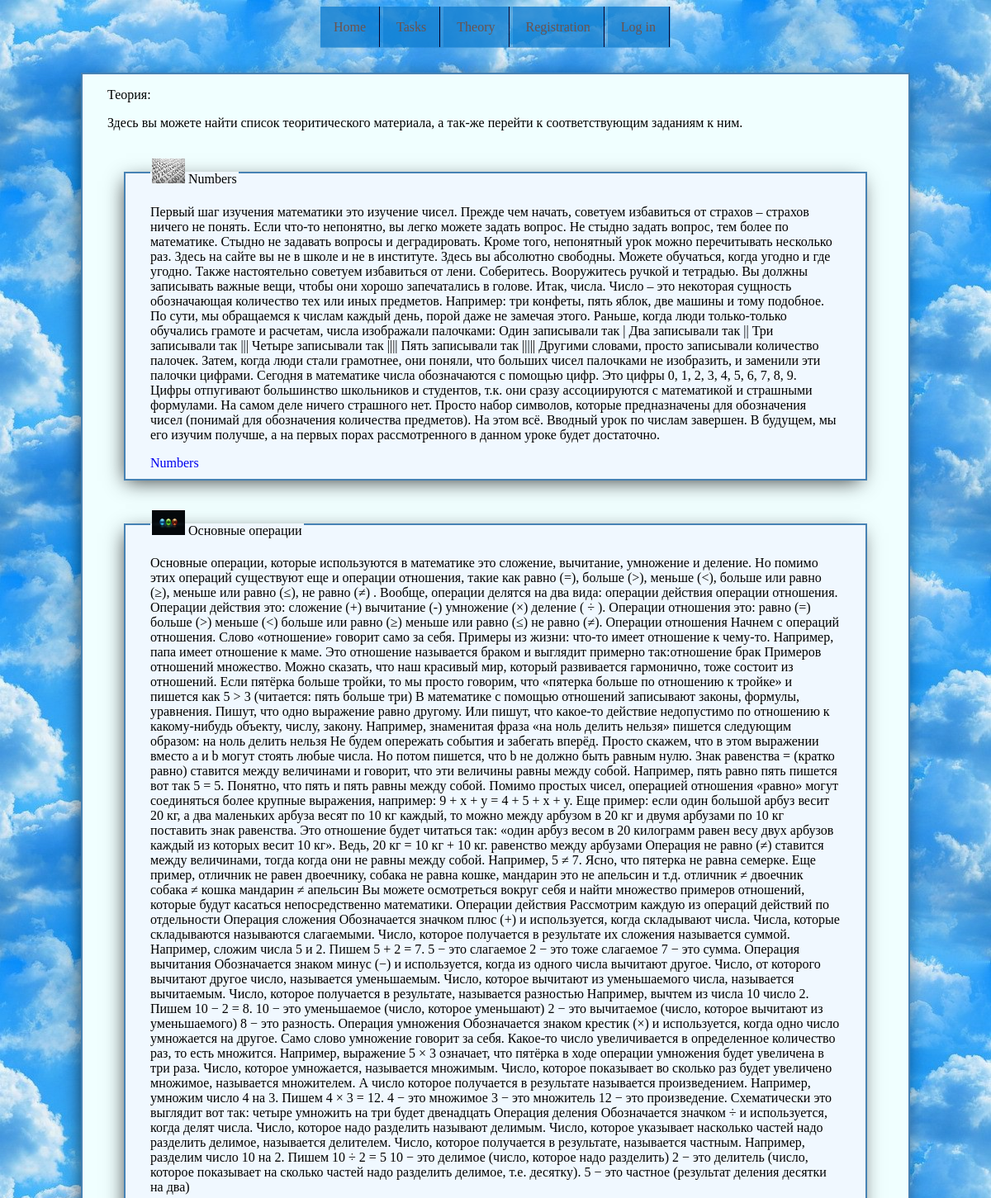
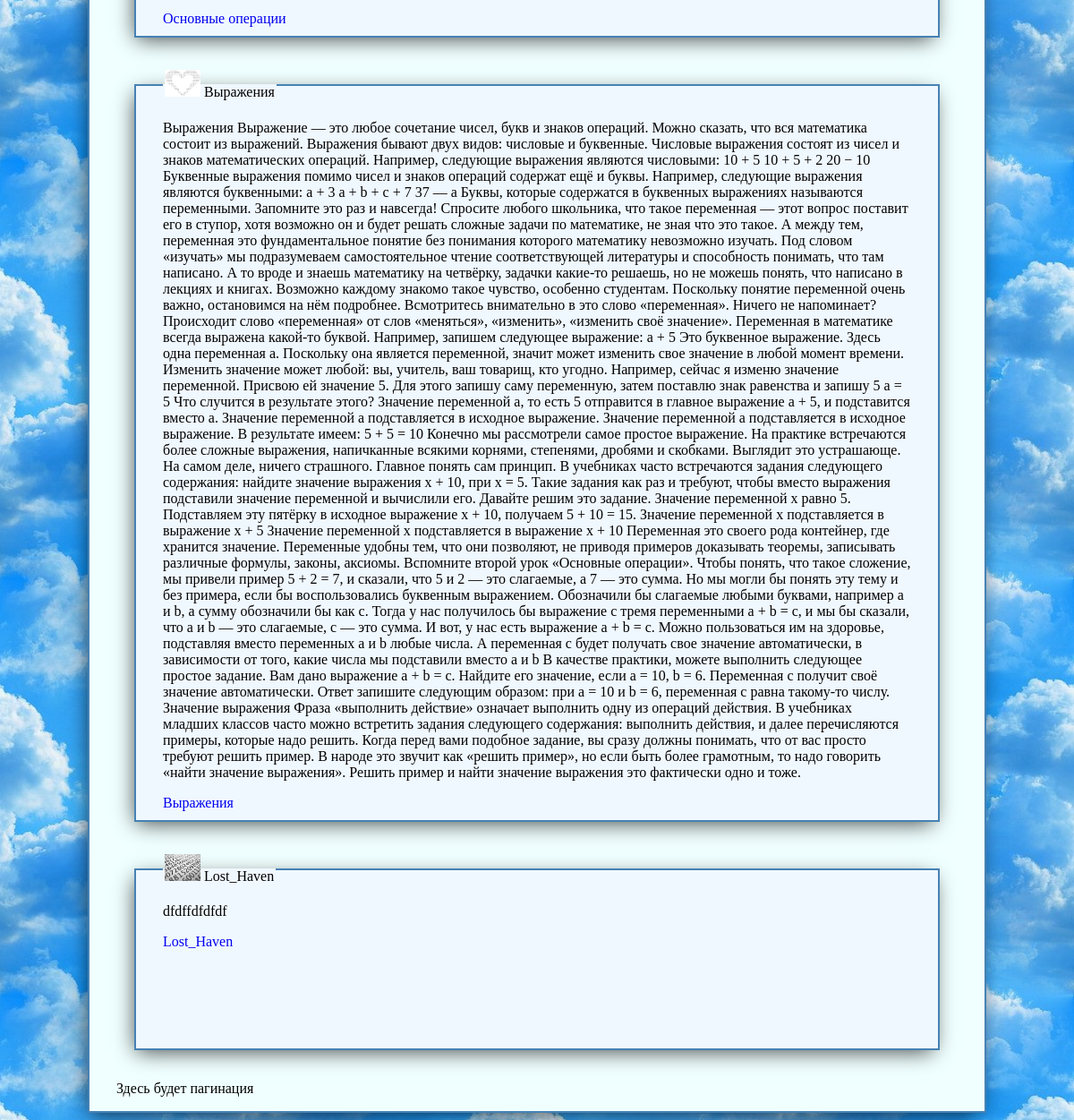
The app's page /theory/ with its own data (2 pictures, top to bottom).
### Theory/models.py (models this page shows, shortened)
class MathTheory(models.Model):
    title = models.CharField(max_length=200)
    task = models.TextField(blank=True)
    image = models.ImageField(upload_to='theory_images',blank=True)
    slug = models.SlugField(blank=True)

### Theory/views.py (the view)
# urls.py: url(r'^theory/',List_Theory),
def List_Theory(request):
    theory = MathTheory.objects.all()
    context_dict = {'theory':theory}
    return render(request,'Theory/theory.html',context_dict)

### templates/Theory/theory.html
{% extends 'base.html' %}
{% block body %}
    {% load staticfiles %}
    <p>Теория:</p>
    <p>Здесь вы можете найти список теоритического материала, а так-же перейти к соответствующим заданиям к ним.</p>
    {% for theor in theory %}
        <br>
        <fieldset class = 'tasks'>
        <legend><img src="{{   theor.image.url }}" width="40px" height="30px"> {{ theor.title }}</legend>
      <p class="Theory">{{ theor.task }}</p>
        <a href ='/tasks/{{ theor.slug }}/'>{{ theor.title}}</a>
       </fieldset>
        <br>
    {% endfor %}
    <p> Здесь будет пагинация </p>
{% endblock %}

### templates/base.html (shortened to what this page needs)
<!DOCTYPE html>
<html lang="en">
<head>
  {% load static %}
<link rel="stylesheet" type="text/css" href="{% static "main.css" %}" >
</head>
<body>
<nav class="navigation">
<ul>
    <li ><a href="/index/">Home</a></li>
        <li><a href="/task">Tasks</a></li>
        <li><a href="/theory/">Theory</a></li>
    {% if user.is_authenticated %}
        <li><a href="/profile/{{ user.username }}/">Profile</a></li>
        <li><a href="/auth/logout">Log Out</a></li>
    {% else %}
     <li><a href="/auth/register/">Registration</a></li>
    <li><a href="/auth/login/">Log in</a></li>
    {% endif %}
</ul>
</nav>
<div class ="content">
{% block body %}
{% endblock %}
</div>
</body>
</html>

### static/main.css (style rules this page uses)
body { background-image: url("fon.jpeg"); }
ul { list-style: none; margin: 0 auto; }
a { text-decoration: none; transition: .5s linear; }
nav { display: block; width:424px; margin: 0 auto 30px; }
.navigation ul { padding: 1em 0; padding: 1em 0; background: rgba(36, 134, 206, 0.54);; }
.navigation a { padding: 1em; background: rgba(10, 125, 210, 0.54); border-right: 1.5px solid #04022b; color: #6b524d; }
.navigation li { display: inline; }
.content { background: azure; min-height: 500px; padding-right: 30px; padding-left: 30px; margin-left: 90px; margin-right: 90px; border: solid 2px steelblue; -webkit-box-shadow: -3px 6px 23px -5px rgba(0,0,0,0.76); -moz-box-shadow: -3px 6px 23px -5px rgba(0,0,0,0.76); box-shadow: -3px 6px 23px -5px rgba(0,0,0,0.76); }
.tasks { background: aliceblue; min-height: 200px; padding-right: 30px; padding-left: 30px; margin-left: 20px; margin-right: 20px; border: solid 2px steelblue; -webkit-box-shadow: -3px 6px 23px -5px rgba(0,0,0,0.76); -moz-box-shadow: -3px 6px 23px -5px rgba(0,0,0,0.76); box-shadow: -3px 6px 23px -5px rgba(0,0,0,0.76); }

### records on screen
MathTheory: image (picture), title "Numbers", task "Первый шаг изучения математики это изучение чисел. Прежде чем начать, советуем избавиться от страхов – страхов ничего не понять. Если что-то непонятно, вы легко можете задать вопрос. Не стыдно задать вопрос, тем более по математике. Стыдно не задавать вопросы и деградировать. Кроме того, непонятный урок можно перечитывать несколько раз. Здесь на сайте вы не в школе и не в институте. Здесь вы абсолютно свободны. Можете обучаться, когда угодно и где угодно. Также настоятельно советуем избавиться от лени. Соберитесь. Вооружитесь ручкой и тетрадью. Вы должны записывать важные вещи, чтобы они хорошо запечатались в голове. Итак, числа. Число – это некоторая сущность обозначающая количество тех…"
MathTheory: image (picture), title "Основные операции", task "Основные операции, которые используются в математике это сложение, вычитание, умножение и деление. Но помимо этих операций существуют еще и операции отношения, такие как равно (=), больше (>), меньше (<), больше или равно (≥), меньше или равно (≤), не равно (≠) . Вообще, операции делятся на два вида: операции действия операции отношения. Операции действия это: сложение (+) вычитание (-) умножение (×) деление ( ÷ ). Операции отношения это: равно (=) больше (>) меньше (<) больше или равно (≥) меньше или равно (≤) не равно (≠). Операции отношения Начнем с операций отношения. Слово «отношение» говорит само за себя. Примеры из жизни: что-то имеет отношение к чему-то. Например, папа имеет…"
MathTheory: image (picture), title "Выражения", task "Выражения Выражение — это любое сочетание чисел, букв и знаков операций. Можно сказать, что вся математика состоит из выражений. Выражения бывают двух видов: числовые и буквенные. Числовые выражения состоят из чисел и знаков математических операций. Например, следующие выражения являются числовыми: 10 + 5 10 + 5 + 2 20 − 10 Буквенные выражения помимо чисел и знаков операций содержат ещё и буквы. Например, следующие выражения являются буквенными: a + 3 a + b + c + 7 37 — a Буквы, которые содержатся в буквенных выражениях называются переменными. Запомните это раз и навсегда! Спросите любого школьника, что такое переменная — этот вопрос поставит его в ступор, хотя возможно он и будет решать…"
MathTheory: image (picture), title "Lost_Haven", task "dfdffdfdfdf"
